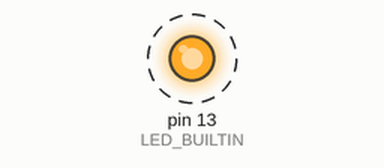
Bench run of a sketch on a simulated Arduino Uno, built with avr-gcc and run on an emulated ATmega328P. Parts: output pins drawn as LEDs (lit = HIGH). Dashed ring = blinking. What the sketch prints to the serial monitor is not drawn.

Above: at 0.2 s.
Timing chart, 0 to 3.0 s (numbered marks = the images above):
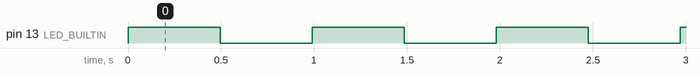

The sketch:

freertos_porting.ino
```cpp
/*
 * Experiment 19: Porting FreeRTOS to Arduino UNO (ATmega328P) Development Board
 * Demonstrates Kernel Porting, Preemptive Task Scheduling & vTaskDelay()
 */

#include <Arduino_FreeRTOS.h>

// Function Prototypes
void TaskBlink(void *pvParameters);
void TaskSerial(void *pvParameters);

void setup()
{
// Initialize LED pin
pinMode(LED_BUILTIN, OUTPUT);

// Initialize Serial Monitor
Serial.begin(9600);

while (!Serial)
{
; // Wait for Serial (safe for boards that need it)
}

Serial.println("FreeRTOS Demo Started");

// Create Blink Task
xTaskCreate(
TaskBlink,
"Blink Task",
128,
NULL,
1,
NULL);

// Create Serial Task
xTaskCreate(
TaskSerial,
"Serial Task",
128,
NULL,
1,
NULL);

// Scheduler starts automatically after setup() exits.
}

void loop()
{
// Empty
}

//-------------------------------
// Task 1: Blink LED
//-------------------------------
void TaskBlink(void *pvParameters)
{
(void)pvParameters;

while (1)
{
digitalWrite(LED_BUILTIN, HIGH);
vTaskDelay(500 / portTICK_PERIOD_MS);

digitalWrite(LED_BUILTIN, LOW);
vTaskDelay(500 / portTICK_PERIOD_MS);
}
}

//-------------------------------
// Task 2: Serial Printing
//-------------------------------
void TaskSerial(void *pvParameters)
{
(void)pvParameters;

while (1)
{
Serial.println("FreeRTOS is Running...");
vTaskDelay(1000 / portTICK_PERIOD_MS);
}
}


/* --- Line 50: Execution & Theory Division --- */

/*
============================================================================
EXPERIMENT THEORY (from Embedded Systems & RTOS Laboratory Submission):
============================================================================
FreeRTOS is a lightweight real-time operating system designed for embedded
systems with constrained memory footprint. Porting FreeRTOS to the
ATmega328P microcontroller on the Arduino UNO board allows developers to
run preemptive priority-based multitasking on an 8-bit platform. The
FreeRTOS kernel replaces the traditional single-threaded loop() construct
with independent task routines, each possessing its own stack, priority,
and state machine. Tasks yield control cooperatively using vTaskDelay(),
allowing the scheduler to context-switch to ready tasks.
============================================================================
*/
```

Measured:
- by itself, pin 13 (LED_BUILTIN): alternates HIGH for 0.50 s and LOW for 0.50 s
